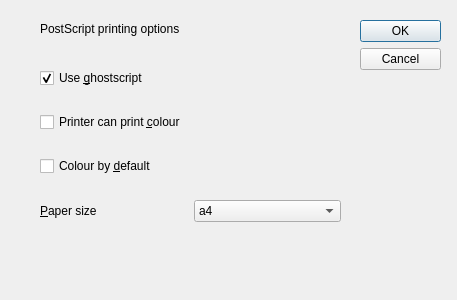
<?xml version="1.0" encoding="UTF-8"?>
<ui version="4.0">
 <class>psoptdlg</class>
 <widget class="QDialog" name="psoptdlg">
  <property name="geometry">
   <rect>
    <x>0</x>
    <y>0</y>
    <width>457</width>
    <height>300</height>
   </rect>
  </property>
  <property name="windowTitle">
   <string>PostScript printing options</string>
  </property>
  <widget class="QDialogButtonBox" name="buttonBox">
   <property name="geometry">
    <rect>
     <x>360</x>
     <y>20</y>
     <width>81</width>
     <height>241</height>
    </rect>
   </property>
   <property name="orientation">
    <enum>Qt::Vertical</enum>
   </property>
   <property name="standardButtons">
    <set>QDialogButtonBox::Cancel|QDialogButtonBox::Ok</set>
   </property>
  </widget>
  <widget class="QLabel" name="label_2">
   <property name="geometry">
    <rect>
     <x>40</x>
     <y>20</y>
     <width>181</width>
     <height>18</height>
    </rect>
   </property>
   <property name="text">
    <string>PostScript printing options</string>
   </property>
  </widget>
  <widget class="QWidget" name="">
   <property name="geometry">
    <rect>
     <x>40</x>
     <y>50</y>
     <width>301</width>
     <height>191</height>
    </rect>
   </property>
   <layout class="QGridLayout" name="gridLayout">
    <item row="0" column="0" colspan="2">
     <widget class="QCheckBox" name="usegs">
      <property name="toolTip">
       <string>Use Ghostscript to print PostScript
NB We recommend this even if printer
supports it.</string>
      </property>
      <property name="text">
       <string>Use &amp;ghostscript</string>
      </property>
      <property name="checked">
       <bool>true</bool>
      </property>
     </widget>
    </item>
    <item row="1" column="0" colspan="2">
     <widget class="QCheckBox" name="hascolour">
      <property name="toolTip">
       <string>Select this if you printer can print in colour</string>
      </property>
      <property name="text">
       <string>Printer can print &amp;colour</string>
      </property>
     </widget>
    </item>
    <item row="2" column="0" colspan="2">
     <widget class="QCheckBox" name="defcolour">
      <property name="toolTip">
       <string>Select this if you want default colour
(This is sometimes more expensive)</string>
      </property>
      <property name="text">
       <string>Colour by &amp;default</string>
      </property>
     </widget>
    </item>
    <item row="3" column="0">
     <widget class="QLabel" name="label">
      <property name="text">
       <string>&amp;Paper size</string>
      </property>
      <property name="buddy">
       <cstring>paper</cstring>
      </property>
     </widget>
    </item>
    <item row="3" column="1">
     <widget class="QComboBox" name="paper">
      <property name="toolTip">
       <string>Select the type of paper to use</string>
      </property>
      <property name="currentIndex">
       <number>0</number>
      </property>
      <item>
       <property name="text">
        <string>a4</string>
       </property>
      </item>
      <item>
       <property name="text">
        <string>11x7</string>
       </property>
      </item>
      <item>
       <property name="text">
        <string>letter</string>
       </property>
      </item>
      <item>
       <property name="text">
        <string>legal</string>
       </property>
      </item>
      <item>
       <property name="text">
        <string>ledger</string>
       </property>
      </item>
      <item>
       <property name="text">
        <string>note</string>
       </property>
      </item>
     </widget>
    </item>
   </layout>
  </widget>
 </widget>
 <tabstops>
  <tabstop>usegs</tabstop>
  <tabstop>hascolour</tabstop>
  <tabstop>defcolour</tabstop>
  <tabstop>paper</tabstop>
  <tabstop>buttonBox</tabstop>
 </tabstops>
 <resources/>
 <connections>
  <connection>
   <sender>buttonBox</sender>
   <signal>accepted()</signal>
   <receiver>psoptdlg</receiver>
   <slot>accept()</slot>
   <hints>
    <hint type="sourcelabel">
     <x>248</x>
     <y>254</y>
    </hint>
    <hint type="destinationlabel">
     <x>157</x>
     <y>274</y>
    </hint>
   </hints>
  </connection>
  <connection>
   <sender>buttonBox</sender>
   <signal>rejected()</signal>
   <receiver>psoptdlg</receiver>
   <slot>reject()</slot>
   <hints>
    <hint type="sourcelabel">
     <x>316</x>
     <y>260</y>
    </hint>
    <hint type="destinationlabel">
     <x>286</x>
     <y>274</y>
    </hint>
   </hints>
  </connection>
 </connections>
</ui>
